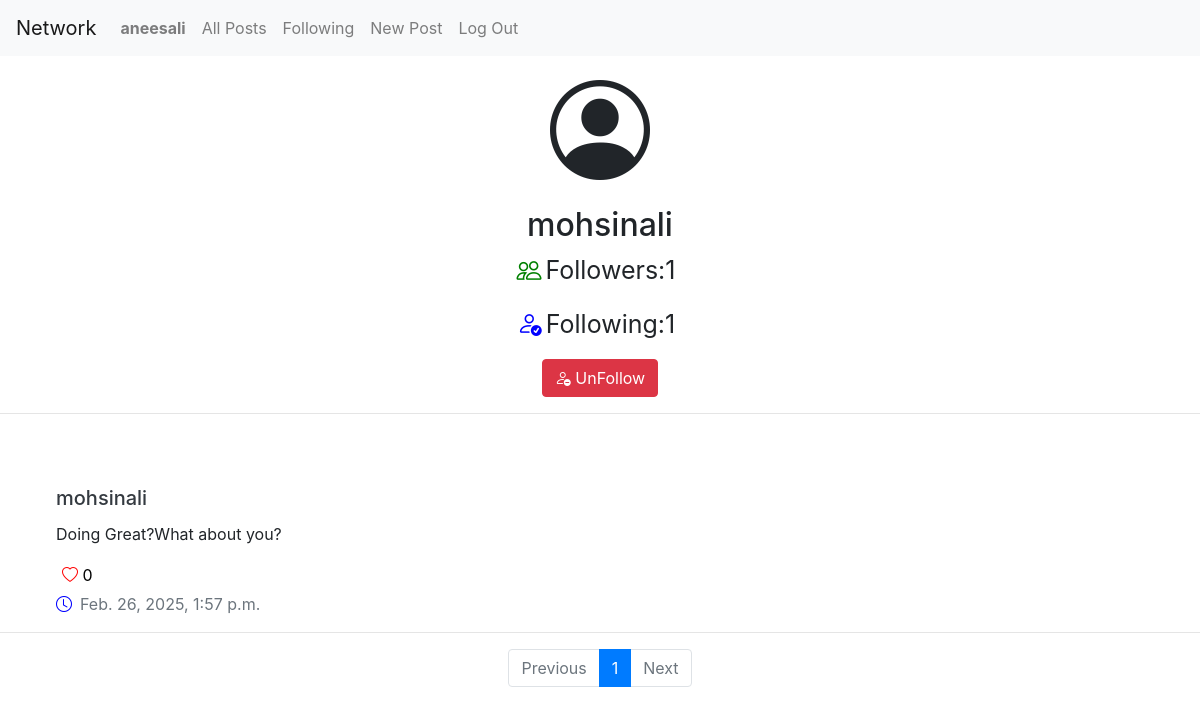
The app's page /profile/4 (signed in) with its own data.
### network/models.py (models this page shows)
class User(AbstractUser):
    pass

class Posts(models.Model):
    user=models.ForeignKey(User,on_delete=models.CASCADE,related_name="posts")
    content=models.TextField(max_length=350)
    likes=models.ManyToManyField(User,related_name="liked_posts",null=True)
    timestamp=models.DateTimeField(auto_now_add=True)
    @property
    def likes_count(self):
        return self.likes.count()

### network/views.py (the view)
# urls.py: path("profile/<int:user_id>", views.profile, name="profile"),
@login_required
def profile(request, user_id):
    try:
        profile_user = User.objects.get(pk=user_id)
    except User.DoesNotExist:
        raise Http404("User does not exist")
    followers = Follow.objects.filter(following=profile_user).count()
    following = Follow.objects.filter(follower=profile_user).count()
    posts = Posts.objects.filter(user=profile_user).order_by('-timestamp')
    paginator=Paginator(posts,10)
    page_num=request.GET.get('page')
    page_obj=paginator.get_page(page_num)
    button = None
    if request.user != profile_user:
        if not Follow.objects.filter(follower=request.user, following=profile_user).exists():
            button = "Follow"
        else:
            button = "UnFollow"
    return render(request, "network/profile.html", {
        "profile_user": profile_user,
        "followers": followers,
        "following": following,
        "posts": page_obj,
        "button": button
    })

### network/templates/network/profile.html (shortened to what this page needs)
{% extends "network/layout.html" %}
{% block body %}
    <div class="text-center mt-6 mb-2">
        <i class="bi bi-person-circle" style="font-size:100px"></i>
        <h2>{{profile_user.username}}</h2>
        <p style="font-size:25px" class="mr-2"><i class="bi bi-people mr-1" style="color:green"></i>Followers:{{followers}}</p>
        <p style="font-size:25px" class="mr-2"><i class="bi bi-person-check mr-1" style="color:blue"></i>Following:{{following}}</p>
    </div>
    <form action="{% url 'toggle_follow' %}" method="POST">
      {% if button is not None %}
    <div class="text-center">
    <button type="submit" id="follow-btn" class="btn {% if button == 'Follow' %}btn-success{% else %}btn-danger{% endif %}">
        <i class="bi {% if button == 'Follow' %}bi-person-plus{% else %}bi-person-dash{% endif %}"></i>
        {{ button }}
      </button></div>
    {% endif %}</form>
    <hr>
    {% if posts %}
    <ul class="list-unstyled mt-5">
    {% for post in posts %}
  <br>
<div class="ml-5">
    <li class="ml-2">
            <h5 class="card-title" type="submit"><a href="{% url 'profile' user_id=post.user.id %}" class="text-decoration-none text-dark">{{ post.user }}</a></h5>
            <p class="card-text" id="content-{{post.id}}">{{ post.content }}</p>
            <button class="like-btn ms-1 mb-1" data-post-id="{{post.id}}" style="border:none;background:transparent">
              <i class="bi bi-heart {% if request.user in post.likes.all%}-fill{% endif %}" style="color:red"></i>
              <span id="like-count-{{post.id}}">{{post.likes_count}}</span>
            </button>
            <p class="card-text text-muted"><i class="bi bi-clock mr-2" style="color:blue"></i>{{ post.timestamp }}</p>
    </li></div><hr>
    {% endfor %}
    </ul>
    {% endif %}
    <nav >
      <ul class="pagination justify-content-center">
          {% if posts.has_previous %}
          <li class="page-item">
              <a class="page-link" href="?page={{posts.previous_page_number}}">Previous</a>
          </li>
          {% else %}
          <li class="page-item disabled">
              <a class="page-link" tabindex="-1">Previous</a>
          </li>
          {% endif %}
          <li class="page-item active">
              <a class="page-link" href="#">{{posts.number}}</a>
          </li>
          {% if posts.has_next %}
          <li class="page-item">
              <a class="page-link" href="?page={{posts.next_page_number}}">Next</a>
          </li>
          {% else %}
          <li class="page-item disabled">
              <a class="page-link" tabindex="-1">Next</a>
          </li>
          {% endif %}
      </ul>
  </nav>
{% endblock %}

### network/templates/network/layout.html (shortened to what this page needs)
{% load static %}
<!DOCTYPE html>
<html lang="en">
    <head>
        <link rel="stylesheet" href="https://stackpath.bootstrapcdn.com/bootstrap/4.4.1/css/bootstrap.min.css">
        <link rel="stylesheet" href="https://cdn.jsdelivr.net/npm/bootstrap-icons/font/bootstrap-icons.css">
        <link href="{% static 'network/styles.css' %}" rel="stylesheet">
    </head>
    <body>
        <nav class="navbar navbar-expand-lg navbar-light bg-light">
            <a class="navbar-brand" href="#">Network</a>
            <div>
              <ul class="navbar-nav mr-auto">
                {% if user.is_authenticated %}
                    <li class="nav-item">
                        <a class="nav-link" href="#"><strong>{{ user.username }}</strong></a>
                    </li>
                {% endif %}
                <li class="nav-item">
                  <a class="nav-link" href="{% url 'index' %}">All Posts</a>
                </li>
                {% if user.is_authenticated %}
                    <li class="nav-item">
                        <a class="nav-link" href="{% url 'following' %}">Following</a>
                    </li>
                    <li class="nav-item">
                        <a class="nav-link" href="{% url 'newpost' %}">New Post</a>
                    </li>
                    <li class="nav-item">
                        <a class="nav-link" href="{% url 'logout' %}">Log Out</a>
                    </li>
                {% endif %}
              </ul>
            </div>
          </nav>
        <div class="body">
            {% block body %}
            {% endblock %}
        </div>
    </body>
</html>

### records on screen
User: username "aneesali"
User: username "mohsinali"
Posts: user "mohsinali", content "Doing Great?What about you?", likes_count "0", timestamp "Feb. 26, 2025, 1:57 p.m."

### other values on screen
{{ followers }} "1"
{{ following }} "1"
{{ button }} "UnFollow"
{{ posts.number }} "1"
